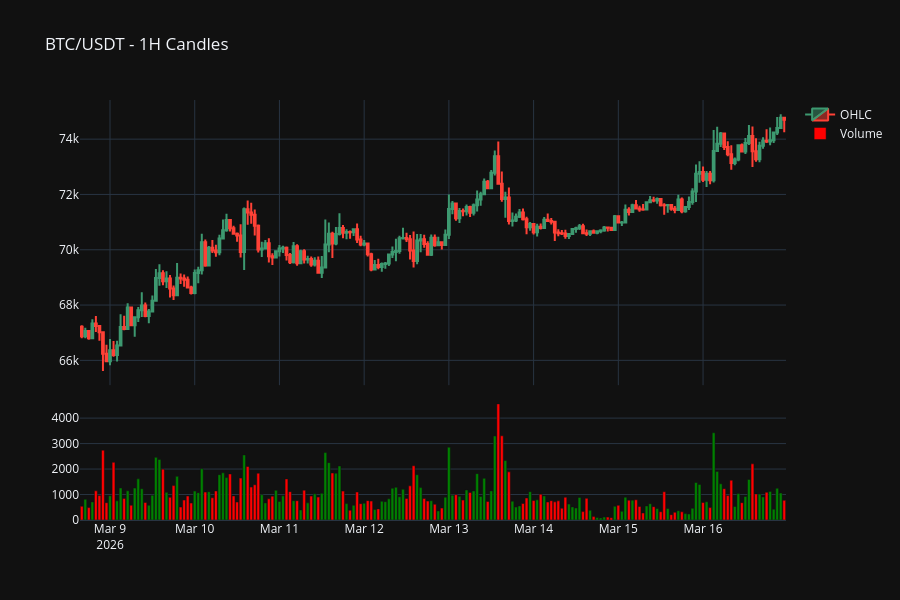

The notebook cell saved with this chart:
### Markdown cell above
## 2. Candlestick Chart with Volume

### Code cell
def plot_candlestick(df: pd.DataFrame, title: str):
    """Interactive candlestick chart with volume bars."""
    fig = make_subplots(
        rows=2, cols=1, shared_xaxes=True,
        vertical_spacing=0.03,
        row_heights=[0.7, 0.3]
    )
    fig.add_trace(
        go.Candlestick(
            x=df['open_time'], open=df['open'], high=df['high'],
            low=df['low'], close=df['close'], name='OHLC'
        ), row=1, col=1
    )
    colors = ['red' if r['close'] < r['open'] else 'green' for _, r in df.iterrows()]
    fig.add_trace(
        go.Bar(x=df['open_time'], y=df['volume'], marker_color=colors, name='Volume'),
        row=2, col=1
    )
    fig.update_layout(
        title=title, height=600, xaxis_rangeslider_visible=False,
        template='plotly_dark'
    )
    fig.show()

plot_candlestick(btc, 'BTC/USDT - 1H Candles')

### Figure 1 — Plotly figure (JSON) as saved in the notebook; plotly's stock layout.template omitted (floating-point values rounded to 4 significant figures; data arrays with more than 128 entries replaced by an {"elided": "..."} marker saying what was removed)
{"data": [{"close": {"elided": "200 float values"}, "high": {"elided": "200 float values"}, "low": {"elided": "200 float values"}, "name": "OHLC", "open": {"elided": "200 float values"}, "type": "candlestick", "x": {"elided": "200 str values"}, "xaxis": "x", "yaxis": "y"}, {"marker": {"color": {"elided": "200 str values"}}, "name": "Volume", "type": "bar", "x": {"elided": "200 str values"}, "xaxis": "x2", "y": {"elided": "200 float values"}, "yaxis": "y2"}], "layout": {"height": 600, "title": {"text": "BTC/USDT - 1H Candles"}, "xaxis": {"anchor": "y", "domain": [0, 1], "matches": "x2", "rangeslider": {"visible": false}, "showticklabels": false}, "xaxis2": {"anchor": "y2", "domain": [0, 1]}, "yaxis": {"anchor": "x", "domain": [0.321, 1.0]}, "yaxis2": {"anchor": "x2", "domain": [0, 0.291]}}}
